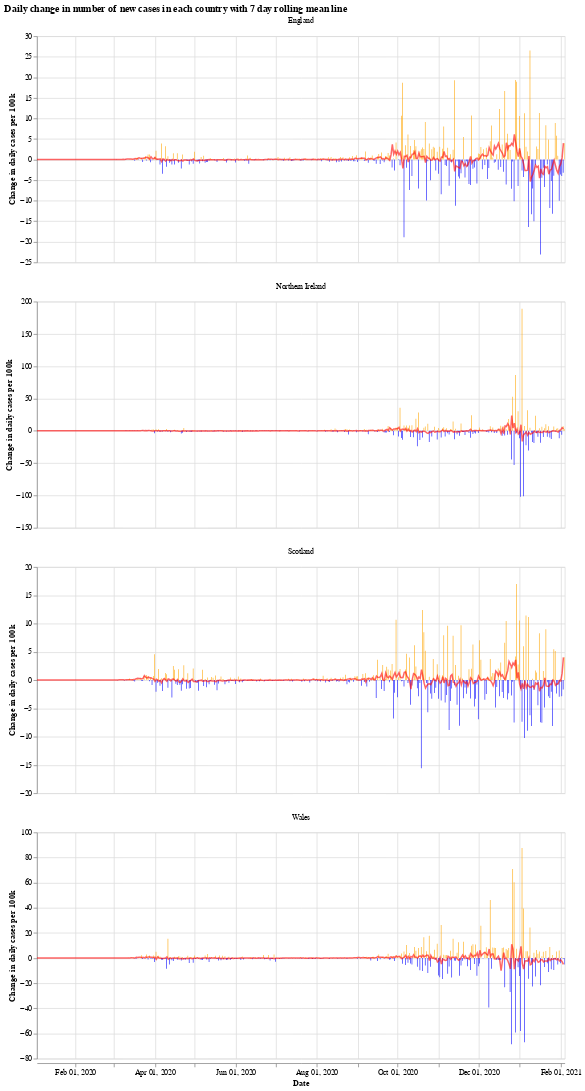

Notebook source saved alongside this figure:
### Markdown cell above
We will use the Python library `Altair` for visualising the data, see the [altair docs](https://altair-viz.github.io/) for more information.

First we have a graph which shows the daily change in the number of new cases for each country. This number jumps up and down all over the place, which is likely due to delay in reporting of new cases over the weekend. Another interesting thing is that it looks like the daily cases in Wales experienced a much shorter period of calm over the summer (calm in the sense of daily cases not jumping up and down).

The orange bars are days when the number of new cases (per 100k population) was more than the previous day, while the blue are days when the number of new cases dropped. The red line is the 7 day moving average. 

When the moving average line is below 0, it means that there is a consistent drop in new cases. We can see this clearly happening around the times that lockdowns were introduced (though, to varying degrees). I will update the graphs soon with a marker of when each lockdown started.

### Code cell
# collapse
import altair as alt

bars = alt.Chart(uk_cases).mark_bar().encode(
    x=alt.X("yearmonthdate(date):T", axis=alt.Axis(title='Date')),
    y=alt.Y("casesChangeRate:Q", axis=alt.Axis(title='Change in daily cases per 100k')),
    tooltip='casesChange',
    color=alt.condition(
        alt.datum.casesChangeRate > 0,
        alt.value("orange"),  # The positive color
        alt.value("blue")  # The negative color
    )
).properties(title='Daily change in number of new cases with 7 day rolling mean',width=700).interactive()

line = alt.Chart(uk_cases).mark_line(
    color='red',
    size=2,
    opacity=0.6
).transform_window(
    rolling_mean='mean(casesChangeRate)',
    frame=[0, 7],
    groupby=['areaName']
).encode(
    x='yearmonthdate(date):T',
    y='rolling_mean:Q'
)

alt.layer(bars, line, data=uk_cases).facet(alt.Column(
    'areaName', title=''), columns=1).resolve_scale(y='independent').properties(title='Daily change in number of new cases in each country with 7 day rolling mean line')

### Figure 1 — Vega-Lite specification as saved in the notebook (floating-point values rounded to 4 significant figures; data arrays with more than 128 entries replaced by an {"elided": "..."} marker saying what was removed)
{"config": {"view": {"continuousWidth": 400, "continuousHeight": 300}}, "data": {"name": "data-90600fe9de439be68c7a9bb51c2db151"}, "facet": {"type": "nominal", "field": "areaName", "title": ""}, "spec": {"layer": [{"mark": "bar", "encoding": {"color": {"condition": {"value": "orange", "test": "(datum.casesChangeRate > 0)"}, "value": "blue"}, "tooltip": {"type": "quantitative", "field": "casesChange"}, "x": {"type": "temporal", "axis": {"title": "Date"}, "field": "date", "timeUnit": "yearmonthdate"}, "y": {"type": "quantitative", "axis": {"title": "Change in daily cases per 100k"}, "field": "casesChangeRate"}}, "selection": {"selector001": {"type": "interval", "bind": "scales", "encodings": ["x", "y"]}}, "title": "Daily change in number of new cases with 7 day rolling mean", "width": 700}, {"mark": {"type": "line", "color": "red", "opacity": 0.6, "size": 2}, "encoding": {"x": {"type": "temporal", "field": "date", "timeUnit": "yearmonthdate"}, "y": {"type": "quantitative", "field": "rolling_mean"}}, "transform": [{"window": [{"op": "mean", "field": "casesChangeRate", "as": "rolling_mean"}], "frame": [0, 7], "groupby": ["areaName"]}]}]}, "columns": 1, "resolve": {"scale": {"y": "independent"}}, "title": "Daily change in number of new cases in each country with 7 day rolling mean line", "$schema": "https://vega.github.io/schema/vega-lite/v4.8.1.json", "datasets": {"data-90600fe9de439be68c7a9bb51c2db151": {"elided": "1592 records"}}}
